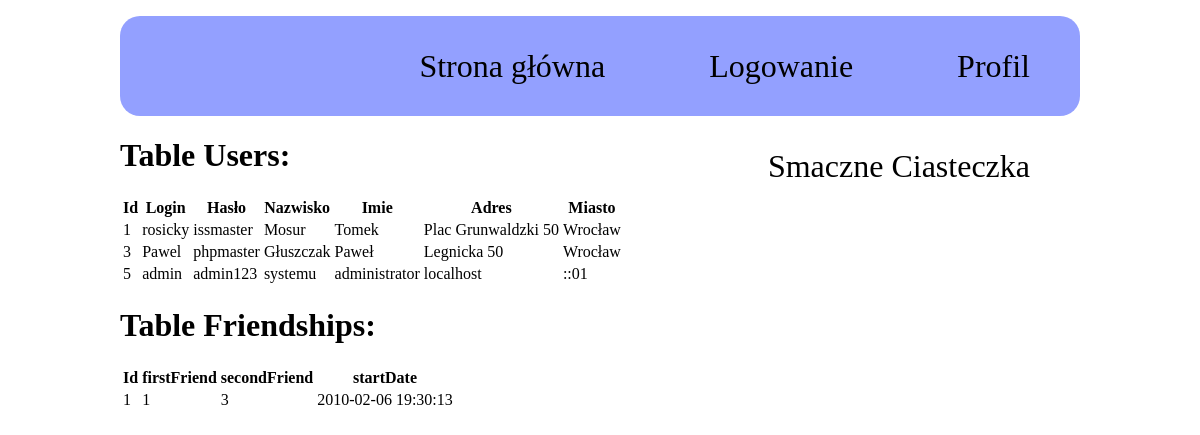
Page /databasePreview.php on the committed database.
### tables this page shows
CREATE TABLE `users` (
  `id` int(11) NOT NULL,
  `login` varchar(50) NOT NULL,
  `password` varchar(50) NOT NULL,
  `nazwisko` varchar(50) DEFAULT NULL,
  `imie` varchar(50) DEFAULT NULL,
  `adres` varchar(200) DEFAULT NULL,
  `miasto` varchar(50) DEFAULT NULL
);

CREATE TABLE `friendships` (
  `id` int(11) NOT NULL,
  `firstFriend` int(11) DEFAULT NULL,
  `secondFriend` int(11) DEFAULT NULL,
  `startDate` varchar(200) DEFAULT NULL
);

### databasePreview.php (the view, shortened to what this page needs)
<?php session_start();
 $db = mysqli_connect("localhost","root","", "webdev")
    or die("Some error occurred during connection " . mysqli_error($db));
    mysqli_set_charset($db,"utf8");
?>
<!DOCTYPE HTML>
<html lang="pl">
<head>
</head>
<body>
<?php include("header.php"); ?>
    <div class="databasePreview">
        <h1> Table Users: </h1>
        <table>
            <tr>
                <th>Id</th>
                <th>Login</th>
                <th>Hasło</th>
                <th>Nazwisko</th>
                <th>Imie</th>
                <th>Adres</th>
                <th>Miasto</th>
            </tr>
            <?php
            $query = "SELECT * FROM Users";
            mysqli_query($db, $query) or die('Błąd przy pobieraniu danych z Tabeli Users');
            $result = mysqli_query($db, $query);
            while ($row = mysqli_fetch_array($result)) {
                echo "<tr>
                        <td>".$row['id']."</td>
                        <td>".$row['login']."</td>
                        <td>".$row['password']."</td>
                        <td>".$row['nazwisko']."</td>
                        <td>".$row['imie']."</td>
                        <td>".$row['adres']."</td>
                        <td>".$row['miasto']."</td>
                    </tr>";
            }
            ?>
        </table>
            <h1>Table Friendships: </h1>
            <table>
                <tr>
                    <th>Id</th>
                    <th>firstFriend</th>
                    <th>secondFriend</th>
                    <th>startDate</th>
                </tr>
            <?php
             $query = "SELECT * FROM Friendships";
            mysqli_query($db, $query) or die('Błąd przy pobieraniu danych z Tabeli Users');
            $result = mysqli_query($db, $query);
            while ($row = mysqli_fetch_array($result)) {
                echo "<tr>
                        <td>".$row['id']."</td>
                        <td>".$row['firstFriend']."</td>
                        <td>".$row['secondFriend']."</td>
                        <td>".$row['startDate']."</td>
                        </tr>";
            }
            ?>
        </table>
    </div>
</body>

### header.php
<link rel="stylesheet" type="text/css" href="style.css"/>
<?php include("applyCookieTheme.php");
if(!empty($_SESSION["counter"]))
{
    echo '
    <nav>
		<ul>
		<a href="index.php"><li>Strona główna</li></a>
			<a href="profile.php"><li>Profil</li></a>
            <a href="cookies.php"><li>Smaczne Ciasteczka</li></a>
            <a href="databasePreview.php"><li>Baza</li></a>
            <a href="logout.php"><li>Wyloguj</li></a>
    </nav>';
	foreach($_SESSION as $name => $value){
		$data = $name;
		$$data = $value;
		echo '<p>'.$data.' : '.'<span style="font-weight:bold;">'.$$data.'</span></p>';
	}
	$_SESSION['counter']++;
}
else
{
    echo '
    <nav>
		<ul>
		<a href="index.php"><li>Strona główna</li></a>
            <a href="login.php"><li>Logowanie</li></a>
            <a href="profile.php"><li>Profil</li></a>
			<a href="cookies.php"><li>Smaczne Ciasteczka</li></a>
    </nav>';
}
?>

### style.css (style rules this page uses)
nav { height: 100px; background-color: rgba(76, 98, 255, 0.6); text-align: right; -webkit-border-radius: 20px; -moz-border-radius: 20px; border-radius: 20px; }
nav a { text-decoration: none; }
nav > ul { height: inherit; list-style-type: none; }
nav > ul > a { color: black; font-size: 2em; display: inline-block; height: inherit; line-height: 100px; padding: 0 50px 0 50px; }
body { width: 80%; margin: auto; }

### rows in the picture
users: id "1", login "rosicky", password "issmaster", nazwisko "Mosur", imie "Tomek", adres "Plac Grunwaldzki 50", miasto "Wrocław"
users: id "3", login "Pawel", password "phpmaster", nazwisko "Głuszczak", imie "Paweł", adres "Legnicka 50", miasto "Wrocław"
users: id "5", login "admin", password "admin123", nazwisko "systemu", imie "administrator", adres "localhost", miasto "::01"
friendships: id "1", firstFriend "1", secondFriend "3", startDate "2010-02-06 19:30:13"
